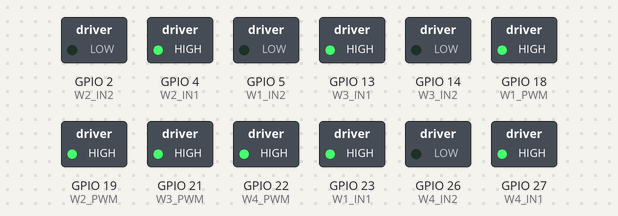
This sketch was run on a simulated ESP32. Shown: switched loads named in the sketch (green lamp = pin HIGH).

Above: at 0.1 s.
Timing chart, 0 to 1.6 s (numbered marks = the images above):
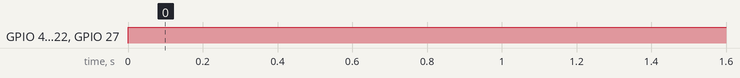

Measured:
- by itself, GPIO 4 (W2_IN1), GPIO 13 (W3_IN1), GPIO 18 (W1_PWM), GPIO 19 (W2_PWM), GPIO 21 (W3_PWM), GPIO 22 (W4_PWM), GPIO 27 (W4_IN1): LOW → HIGH at 0.00 s

The sketch:

tesss.ino
```cpp
// ===================== WHEEL =====================
// W1 = depan kiri
const int W1_PWM = 18;
const int W1_IN1 = 23;
const int W1_IN2 = 5;

const int W2_PWM = 19;
const int W2_IN1 = 4;
const int W2_IN2 = 2;

const int W3_PWM = 21;
const int W3_IN1 = 13;
const int W3_IN2 = 14;

const int W4_PWM = 22;
const int W4_IN1 = 27;
const int W4_IN2 = 26;

void setup() {
  // W1
  pinMode(W1_PWM, OUTPUT);
  pinMode(W1_IN1, OUTPUT);
  pinMode(W1_IN2, OUTPUT);

  // W2
  pinMode(W2_PWM, OUTPUT);
  pinMode(W2_IN1, OUTPUT);
  pinMode(W2_IN2, OUTPUT);

  // W3
  pinMode(W3_PWM, OUTPUT);
  pinMode(W3_IN1, OUTPUT);
  pinMode(W3_IN2, OUTPUT);

  // W4
  pinMode(W4_PWM, OUTPUT);
  pinMode(W4_IN1, OUTPUT);
  pinMode(W4_IN2, OUTPUT);
}

void loop() {

  // ===================== TEST W1 =====================
  digitalWrite(W1_IN1, HIGH);
  digitalWrite(W1_IN2, LOW);
  analogWrite(W1_PWM, 255);


  // ===================== TEST W2 =====================
  digitalWrite(W2_IN1, HIGH);
  digitalWrite(W2_IN2, LOW);
  analogWrite(W2_PWM, 255);


  // ===================== TEST W3 =====================
  digitalWrite(W3_IN1, HIGH);
  digitalWrite(W3_IN2, LOW);
  analogWrite(W3_PWM, 255);


  // ===================== TEST W4 =====================
  digitalWrite(W4_IN1, HIGH);
  digitalWrite(W4_IN2, LOW);
  analogWrite(W4_PWM, 255);
}
```
